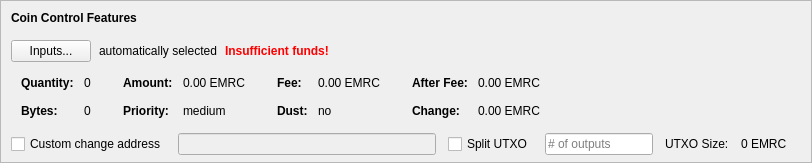
    <widget class="QFrame" name="frameCoinControl">
     <property name="sizePolicy">
      <sizepolicy hsizetype="Expanding" vsizetype="Expanding">
       <horstretch>0</horstretch>
       <verstretch>0</verstretch>
      </sizepolicy>
     </property>
     <property name="maximumSize">
      <size>
       <width>16777215</width>
       <height>16777215</height>
      </size>
     </property>
     <property name="frameShape">
      <enum>QFrame::StyledPanel</enum>
     </property>
     <property name="frameShadow">
      <enum>QFrame::Sunken</enum>
     </property>
     <layout class="QVBoxLayout" name="verticalLayoutCoinControl2">
      <property name="spacing">
       <number>0</number>
      </property>
      <property name="leftMargin">
       <number>0</number>
      </property>
      <property name="topMargin">
       <number>0</number>
      </property>
      <property name="rightMargin">
       <number>0</number>
      </property>
      <property name="bottomMargin">
       <number>6</number>
      </property>
      <item>
       <layout class="QVBoxLayout" name="verticalLayoutCoinControl" stretch="0,0,0,0,1">
        <property name="spacing">
         <number>0</number>
        </property>
        <property name="leftMargin">
         <number>10</number>
        </property>
        <property name="topMargin">
         <number>10</number>
        </property>
        <item>
         <layout class="QHBoxLayout" name="horizontalLayoutCoinControl1">
          <property name="bottomMargin">
           <number>15</number>
          </property>
          <item>
           <widget class="QLabel" name="labelCoinControlFeatures">
            <property name="sizePolicy">
             <sizepolicy hsizetype="Preferred" vsizetype="Maximum">
              <horstretch>0</horstretch>
              <verstretch>0</verstretch>
             </sizepolicy>
            </property>
            <property name="font">
             <font>
              <weight>75</weight>
              <bold>true</bold>
             </font>
            </property>
            <property name="styleSheet">
             <string notr="true">font-weight:bold;</string>
            </property>
            <property name="text">
             <string>Coin Control Features</string>
            </property>
           </widget>
          </item>
         </layout>
        </item>
        <item>
         <layout class="QHBoxLayout" name="horizontalLayoutCoinControl2" stretch="0,0,0,0">
          <property name="spacing">
           <number>8</number>
          </property>
          <property name="bottomMargin">
           <number>10</number>
          </property>
          <item>
           <widget class="QPushButton" name="pushButtonCoinControl">
            <property name="styleSheet">
             <string notr="true"/>
            </property>
            <property name="text">
             <string>Inputs...</string>
            </property>
            <property name="autoDefault">
             <bool>false</bool>
            </property>
           </widget>
          </item>
          <item>
           <widget class="QLabel" name="labelCoinControlAutomaticallySelected">
            <property name="text">
             <string>automatically selected</string>
            </property>
            <property name="margin">
             <number>5</number>
            </property>
           </widget>
          </item>
          <item>
           <widget class="QLabel" name="labelCoinControlInsuffFunds">
            <property name="font">
             <font>
              <weight>75</weight>
              <bold>true</bold>
             </font>
            </property>
            <property name="styleSheet">
             <string notr="true">color:red;font-weight:bold;</string>
            </property>
            <property name="text">
             <string>Insufficient funds!</string>
            </property>
            <property name="margin">
             <number>5</number>
            </property>
           </widget>
          </item>
          <item>
           <spacer name="horizontalSpacerCoinControl">
            <property name="orientation">
             <enum>Qt::Horizontal</enum>
            </property>
            <property name="sizeHint" stdset="0">
             <size>
              <width>40</width>
              <height>1</height>
             </size>
            </property>
           </spacer>
          </item>
         </layout>
        </item>
        <item>
         <widget class="QWidget" name="widgetCoinControl" native="true">
          <property name="sizePolicy">
           <sizepolicy hsizetype="Preferred" vsizetype="Preferred">
            <horstretch>0</horstretch>
            <verstretch>0</verstretch>
           </sizepolicy>
          </property>
          <property name="minimumSize">
           <size>
            <width>0</width>
            <height>0</height>
           </size>
          </property>
          <property name="styleSheet">
           <string notr="true"/>
          </property>
          <layout class="QHBoxLayout" name="horizontalLayoutCoinControl5">
           <property name="leftMargin">
            <number>0</number>
           </property>
           <property name="topMargin">
            <number>0</number>
           </property>
           <property name="rightMargin">
            <number>0</number>
           </property>
           <property name="bottomMargin">
            <number>0</number>
           </property>
           <item>
            <layout class="QHBoxLayout" name="horizontalLayoutCoinControl3" stretch="0,0,0,1">
             <property name="spacing">
              <number>20</number>
             </property>
             <property name="topMargin">
              <number>0</number>
             </property>
             <property name="bottomMargin">
              <number>10</number>
             </property>
             <item>
              <layout class="QFormLayout" name="formLayoutCoinControl1">
               <property name="horizontalSpacing">
                <number>10</number>
               </property>
               <property name="verticalSpacing">
                <number>14</number>
               </property>
               <property name="leftMargin">
                <number>10</number>
               </property>
               <property name="topMargin">
                <number>4</number>
               </property>
               <property name="rightMargin">
                <number>6</number>
               </property>
               <item row="0" column="0">
                <widget class="QLabel" name="labelCoinControlQuantityText">
                 <property name="font">
                  <font>
                   <weight>75</weight>
                   <bold>true</bold>
                  </font>
                 </property>
                 <property name="text">
                  <string>Quantity:</string>
                 </property>
                 <property name="margin">
                  <number>0</number>
                 </property>
                </widget>
               </item>
               <item row="0" column="1">
                <widget class="QLabel" name="labelCoinControlQuantity">
                 <property name="cursor">
                  <cursorShape>IBeamCursor</cursorShape>
                 </property>
                 <property name="contextMenuPolicy">
                  <enum>Qt::ActionsContextMenu</enum>
                 </property>
                 <property name="text">
                  <string notr="true">0</string>
                 </property>
                 <property name="margin">
                  <number>0</number>
                 </property>
                 <property name="textInteractionFlags">
                  <set>Qt::LinksAccessibleByMouse|Qt::TextSelectableByKeyboard|Qt::TextSelectableByMouse</set>
                 </property>
                </widget>
               </item>
               <item row="1" column="0">
                <widget class="QLabel" name="labelCoinControlBytesText">
                 <property name="font">
                  <font>
                   <weight>75</weight>
                   <bold>true</bold>
                  </font>
                 </property>
                 <property name="text">
                  <string>Bytes:</string>
                 </property>
                </widget>
               </item>
               <item row="1" column="1">
                <widget class="QLabel" name="labelCoinControlBytes">
                 <property name="cursor">
                  <cursorShape>IBeamCursor</cursorShape>
                 </property>
                 <property name="contextMenuPolicy">
                  <enum>Qt::ActionsContextMenu</enum>
                 </property>
                 <property name="text">
                  <string notr="true">0</string>
                 </property>
                 <property name="textInteractionFlags">
                  <set>Qt::LinksAccessibleByMouse|Qt::TextSelectableByKeyboard|Qt::TextSelectableByMouse</set>
                 </property>
                </widget>
               </item>
              </layout>
             </item>
             <item>
              <layout class="QFormLayout" name="formLayoutCoinControl2">
               <property name="horizontalSpacing">
                <number>10</number>
               </property>
               <property name="verticalSpacing">
                <number>14</number>
               </property>
               <property name="leftMargin">
                <number>6</number>
               </property>
               <property name="topMargin">
                <number>4</number>
               </property>
               <property name="rightMargin">
                <number>6</number>
               </property>
               <item row="0" column="0">
                <widget class="QLabel" name="labelCoinControlAmountText">
                 <property name="font">
                  <font>
                   <weight>75</weight>
                   <bold>true</bold>
                  </font>
                 </property>
                 <property name="text">
                  <string>Amount:</string>
                 </property>
                 <property name="margin">
                  <number>0</number>
                 </property>
                </widget>
               </item>
               <item row="0" column="1">
                <widget class="QLabel" name="labelCoinControlAmount">
                 <property name="cursor">
                  <cursorShape>IBeamCursor</cursorShape>
                 </property>
                 <property name="contextMenuPolicy">
                  <enum>Qt::ActionsContextMenu</enum>
                 </property>
                 <property name="text">
                  <string notr="true">0.00 EMRC</string>
                 </property>
                 <property name="textInteractionFlags">
                  <set>Qt::LinksAccessibleByMouse|Qt::TextSelectableByKeyboard|Qt::TextSelectableByMouse</set>
                 </property>
                </widget>
               </item>
               <item row="1" column="0">
                <widget class="QLabel" name="labelCoinControlPriorityText">
                 <property name="font">
                  <font>
                   <weight>75</weight>
                   <bold>true</bold>
                  </font>
                 </property>
                 <property name="text">
                  <string>Priority:</string>
                 </property>
                </widget>
               </item>
               <item row="1" column="1">
                <widget class="QLabel" name="labelCoinControlPriority">
                 <property name="cursor">
                  <cursorShape>IBeamCursor</cursorShape>
                 </property>
                 <property name="contextMenuPolicy">
                  <enum>Qt::ActionsContextMenu</enum>
                 </property>
                 <property name="text">
                  <string>medium</string>
                 </property>
                 <property name="textInteractionFlags">
                  <set>Qt::LinksAccessibleByMouse|Qt::TextSelectableByKeyboard|Qt::TextSelectableByMouse</set>
                 </property>
                </widget>
               </item>
              </layout>
             </item>
             <item>
              <layout class="QFormLayout" name="formLayoutCoinControl3">
               <property name="horizontalSpacing">
                <number>10</number>
               </property>
               <property name="verticalSpacing">
                <number>14</number>
               </property>
               <property name="leftMargin">
                <number>6</number>
               </property>
               <property name="topMargin">
                <number>4</number>
               </property>
               <property name="rightMargin">
                <number>6</number>
               </property>
               <item row="0" column="0">
                <widget class="QLabel" name="labelCoinControlFeeText">
                 <property name="font">
                  <font>
                   <weight>75</weight>
                   <bold>true</bold>
                  </font>
                 </property>
                 <property name="text">
                  <string>Fee:</string>
                 </property>
                 <property name="margin">
                  <number>0</number>
                 </property>
                </widget>
               </item>
               <item row="0" column="1">
                <widget class="QLabel" name="labelCoinControlFee">
                 <property name="cursor">
                  <cursorShape>IBeamCursor</cursorShape>
                 </property>
                 <property name="contextMenuPolicy">
                  <enum>Qt::ActionsContextMenu</enum>
                 </property>
                 <property name="text">
                  <string notr="true">0.00 EMRC</string>
                 </property>
                 <property name="textInteractionFlags">
                  <set>Qt::LinksAccessibleByMouse|Qt::TextSelectableByKeyboard|Qt::TextSelectableByMouse</set>
                 </property>
                </widget>
               </item>
               <item row="1" column="0">
                <widget class="QLabel" name="labelCoinControlLowOutputText">
                 <property name="font">
                  <font>
                   <weight>75</weight>
                   <bold>true</bold>
                  </font>
                 </property>
                 <property name="text">
                  <string>Dust:</string>
                 </property>
                </widget>
               </item>
               <item row="1" column="1">
                <widget class="QLabel" name="labelCoinControlLowOutput">
                 <property name="cursor">
                  <cursorShape>IBeamCursor</cursorShape>
                 </property>
                 <property name="contextMenuPolicy">
                  <enum>Qt::ActionsContextMenu</enum>
                 </property>
                 <property name="text">
                  <string>no</string>
                 </property>
                 <property name="textInteractionFlags">
                  <set>Qt::LinksAccessibleByMouse|Qt::TextSelectableByKeyboard|Qt::TextSelectableByMouse</set>
                 </property>
                </widget>
               </item>
              </layout>
             </item>
             <item>
              <layout class="QFormLayout" name="formLayoutCoinControl4">
               <property name="horizontalSpacing">
                <number>10</number>
               </property>
               <property name="verticalSpacing">
                <number>14</number>
               </property>
               <property name="leftMargin">
                <number>6</number>
               </property>
               <property name="topMargin">
                <number>4</number>
               </property>
               <property name="rightMargin">
                <number>6</number>
               </property>
               <item row="0" column="0">
                <widget class="QLabel" name="labelCoinControlAfterFeeText">
                 <property name="font">
                  <font>
                   <weight>75</weight>
                   <bold>true</bold>
                  </font>
                 </property>
                 <property name="text">
                  <string>After Fee:</string>
                 </property>
                 <property name="margin">
                  <number>0</number>
                 </property>
                </widget>
               </item>
               <item row="0" column="1">
                <widget class="QLabel" name="labelCoinControlAfterFee">
                 <property name="cursor">
                  <cursorShape>IBeamCursor</cursorShape>
                 </property>
                 <property name="contextMenuPolicy">
                  <enum>Qt::ActionsContextMenu</enum>
                 </property>
                 <property name="text">
                  <string notr="true">0.00 EMRC</string>
                 </property>
                 <property name="textInteractionFlags">
                  <set>Qt::LinksAccessibleByMouse|Qt::TextSelectableByKeyboard|Qt::TextSelectableByMouse</set>
                 </property>
                </widget>
               </item>
               <item row="1" column="0">
                <widget class="QLabel" name="labelCoinControlChangeText">
                 <property name="font">
                  <font>
                   <weight>75</weight>
                   <bold>true</bold>
                  </font>
                 </property>
                 <property name="text">
                  <string>Change:</string>
                 </property>
                </widget>
               </item>
               <item row="1" column="1">
                <widget class="QLabel" name="labelCoinControlChange">
                 <property name="cursor">
                  <cursorShape>IBeamCursor</cursorShape>
                 </property>
                 <property name="contextMenuPolicy">
                  <enum>Qt::ActionsContextMenu</enum>
                 </property>
                 <property name="text">
                  <string notr="true">0.00 EMRC</string>
                 </property>
                 <property name="textInteractionFlags">
                  <set>Qt::LinksAccessibleByMouse|Qt::TextSelectableByKeyboard|Qt::TextSelectableByMouse</set>
                 </property>
                </widget>
               </item>
              </layout>
             </item>
            </layout>
           </item>
          </layout>
         </widget>
        </item>
        <item>
         <layout class="QHBoxLayout" name="horizontalLayoutCoinControl4" stretch="0,0,0,0,0,0,0">
          <property name="spacing">
           <number>12</number>
          </property>
          <property name="sizeConstraint">
           <enum>QLayout::SetDefaultConstraint</enum>
          </property>
          <property name="topMargin">
           <number>5</number>
          </property>
          <property name="rightMargin">
           <number>5</number>
          </property>
          <item>
           <widget class="QCheckBox" name="checkBoxCoinControlChange">
            <property name="toolTip">
             <string>If this is activated, but the change address is empty or invalid, change will be sent to a newly generated address.</string>
            </property>
            <property name="text">
             <string>Custom change address</string>
            </property>
           </widget>
          </item>
          <item>
           <widget class="QValidatedLineEdit" name="lineEditCoinControlChange">
            <property name="enabled">
             <bool>false</bool>
            </property>
            <property name="sizePolicy">
             <sizepolicy hsizetype="Expanding" vsizetype="Fixed">
              <horstretch>0</horstretch>
              <verstretch>0</verstretch>
             </sizepolicy>
            </property>
           </widget>
          </item>
          <item>
           <widget class="QCheckBox" name="splitBlockCheckBox">
            <property name="text">
             <string>Split UTXO</string>
            </property>
           </widget>
          </item>
          <item>
           <widget class="QLineEdit" name="splitBlockLineEdit">
            <property name="sizePolicy">
             <sizepolicy hsizetype="Fixed" vsizetype="Fixed">
              <horstretch>50</horstretch>
              <verstretch>0</verstretch>
             </sizepolicy>
            </property>
            <property name="placeholderText">
             <string># of outputs</string>
            </property>
           </widget>
          </item>
          <item>
           <widget class="QLabel" name="labelBlockSizeText">
            <property name="text">
             <string>UTXO Size:</string>
            </property>
           </widget>
          </item>
          <item>
           <widget class="QLabel" name="labelBlockSize">
            <property name="text">
             <string>0 EMRC</string>
            </property>
           </widget>
          </item>
          <item>
           <widget class="QLabel" name="labelCoinControlChangeLabel">
            <property name="sizePolicy">
             <sizepolicy hsizetype="Preferred" vsizetype="Expanding">
              <horstretch>0</horstretch>
              <verstretch>0</verstretch>
             </sizepolicy>
            </property>
            <property name="minimumSize">
             <size>
              <width>0</width>
              <height>0</height>
             </size>
            </property>
            <property name="text">
             <string/>
            </property>
            <property name="margin">
             <number>3</number>
            </property>
           </widget>
          </item>
         </layout>
        </item>
        <item>
         <spacer name="verticalSpacerCoinControl">
          <property name="orientation">
           <enum>Qt::Vertical</enum>
          </property>
          <property name="sizeHint" stdset="0">
           <size>
            <width>800</width>
            <height>1</height>
           </size>
          </property>
         </spacer>
        </item>
       </layout>
      </item>
     </layout>
    </widget>
